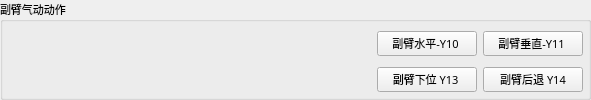
       <widget class="QGroupBox" name="groupBoxRun">
        <property name="font">
         <font>
          <family>微软雅黑</family>
          <pointsize>8</pointsize>
          <weight>50</weight>
          <italic>false</italic>
          <bold>false</bold>
         </font>
        </property>
        <property name="title">
         <string>副臂气动动作</string>
        </property>
        <layout class="QGridLayout" name="gridLayout">
         <property name="margin">
          <number>5</number>
         </property>
         <item row="2" column="1">
          <widget class="xIndicatorButton" name="BtnRaDes">
           <property name="sizePolicy">
            <sizepolicy hsizetype="Preferred" vsizetype="Fixed">
             <horstretch>0</horstretch>
             <verstretch>0</verstretch>
            </sizepolicy>
           </property>
           <property name="minimumSize">
            <size>
             <width>100</width>
             <height>25</height>
            </size>
           </property>
           <property name="maximumSize">
            <size>
             <width>777</width>
             <height>25</height>
            </size>
           </property>
           <property name="font">
            <font>
             <family>微软雅黑</family>
             <pointsize>8</pointsize>
             <weight>50</weight>
             <italic>false</italic>
             <bold>false</bold>
            </font>
           </property>
           <property name="text">
            <string notr="true">副臂下位 Y13 </string>
           </property>
           <property name="iconSize">
            <size>
             <width>14</width>
             <height>40</height>
            </size>
           </property>
           <property name="iconOn" stdset="0">
            <iconset resource="../xPad.qrc">
             <normaloff>:/img/widget/buttonOn.png</normaloff>:/img/widget/buttonOn.png</iconset>
           </property>
           <property name="iconOff" stdset="0">
            <iconset resource="../xPad.qrc">
             <normaloff>:/img/widget/buttonOff.png</normaloff>:/img/widget/buttonOff.png</iconset>
           </property>
           <property name="contentAlignLeft" stdset="0">
            <bool>true</bool>
           </property>
          </widget>
         </item>
         <item row="0" column="1" rowspan="2">
          <widget class="xIndicatorButton" name="BtnRaHor">
           <property name="enabled">
            <bool>true</bool>
           </property>
           <property name="sizePolicy">
            <sizepolicy hsizetype="Preferred" vsizetype="Fixed">
             <horstretch>0</horstretch>
             <verstretch>0</verstretch>
            </sizepolicy>
           </property>
           <property name="minimumSize">
            <size>
             <width>100</width>
             <height>25</height>
            </size>
           </property>
           <property name="maximumSize">
            <size>
             <width>777</width>
             <height>25</height>
            </size>
           </property>
           <property name="font">
            <font>
             <family>微软雅黑</family>
             <pointsize>8</pointsize>
             <weight>50</weight>
             <italic>false</italic>
             <bold>false</bold>
            </font>
           </property>
           <property name="text">
            <string>副臂水平-Y10 </string>
           </property>
           <property name="iconSize">
            <size>
             <width>14</width>
             <height>40</height>
            </size>
           </property>
           <property name="iconOn" stdset="0">
            <iconset resource="../xPad.qrc">
             <normaloff>:/img/widget/buttonOn.png</normaloff>:/img/widget/buttonOn.png</iconset>
           </property>
           <property name="iconOff" stdset="0">
            <iconset resource="../xPad.qrc">
             <normaloff>:/img/widget/buttonOff.png</normaloff>:/img/widget/buttonOff.png</iconset>
           </property>
           <property name="contentAlignLeft" stdset="0">
            <bool>true</bool>
           </property>
          </widget>
         </item>
         <item row="0" column="2" rowspan="2" colspan="2">
          <widget class="xIndicatorButton" name="BtnRaVer">
           <property name="sizePolicy">
            <sizepolicy hsizetype="Preferred" vsizetype="Fixed">
             <horstretch>0</horstretch>
             <verstretch>0</verstretch>
            </sizepolicy>
           </property>
           <property name="minimumSize">
            <size>
             <width>100</width>
             <height>25</height>
            </size>
           </property>
           <property name="maximumSize">
            <size>
             <width>777</width>
             <height>25</height>
            </size>
           </property>
           <property name="font">
            <font>
             <family>微软雅黑</family>
             <pointsize>8</pointsize>
             <weight>50</weight>
             <italic>false</italic>
             <bold>false</bold>
            </font>
           </property>
           <property name="text">
            <string>副臂垂直-Y11 </string>
           </property>
           <property name="iconSize">
            <size>
             <width>14</width>
             <height>40</height>
            </size>
           </property>
           <property name="iconOn" stdset="0">
            <iconset resource="../xPad.qrc">
             <normaloff>:/img/widget/buttonOn.png</normaloff>:/img/widget/buttonOn.png</iconset>
           </property>
           <property name="iconOff" stdset="0">
            <iconset resource="../xPad.qrc">
             <normaloff>:/img/widget/buttonOff.png</normaloff>:/img/widget/buttonOff.png</iconset>
           </property>
           <property name="contentAlignLeft" stdset="0">
            <bool>true</bool>
           </property>
          </widget>
         </item>
         <item row="1" column="0">
          <spacer name="horizontalSpacer_4">
           <property name="orientation">
            <enum>Qt::Horizontal</enum>
           </property>
           <property name="sizeHint" stdset="0">
            <size>
             <width>369</width>
             <height>20</height>
            </size>
           </property>
          </spacer>
         </item>
         <item row="2" column="2" colspan="2">
          <widget class="xIndicatorButton" name="BtnRaRet">
           <property name="sizePolicy">
            <sizepolicy hsizetype="Preferred" vsizetype="Fixed">
             <horstretch>0</horstretch>
             <verstretch>0</verstretch>
            </sizepolicy>
           </property>
           <property name="minimumSize">
            <size>
             <width>100</width>
             <height>25</height>
            </size>
           </property>
           <property name="maximumSize">
            <size>
             <width>777</width>
             <height>25</height>
            </size>
           </property>
           <property name="font">
            <font>
             <family>微软雅黑</family>
             <pointsize>8</pointsize>
             <weight>50</weight>
             <italic>false</italic>
             <bold>false</bold>
            </font>
           </property>
           <property name="text">
            <string>副臂后退 Y14</string>
           </property>
           <property name="iconSize">
            <size>
             <width>14</width>
             <height>40</height>
            </size>
           </property>
           <property name="iconOn" stdset="0">
            <iconset resource="../xPad.qrc">
             <normaloff>:/img/widget/buttonOn.png</normaloff>:/img/widget/buttonOn.png</iconset>
           </property>
           <property name="iconOff" stdset="0">
            <iconset resource="../xPad.qrc">
             <normaloff>:/img/widget/buttonOff.png</normaloff>:/img/widget/buttonOff.png</iconset>
           </property>
           <property name="contentAlignLeft" stdset="0">
            <bool>true</bool>
           </property>
          </widget>
         </item>
        </layout>
       </widget>
